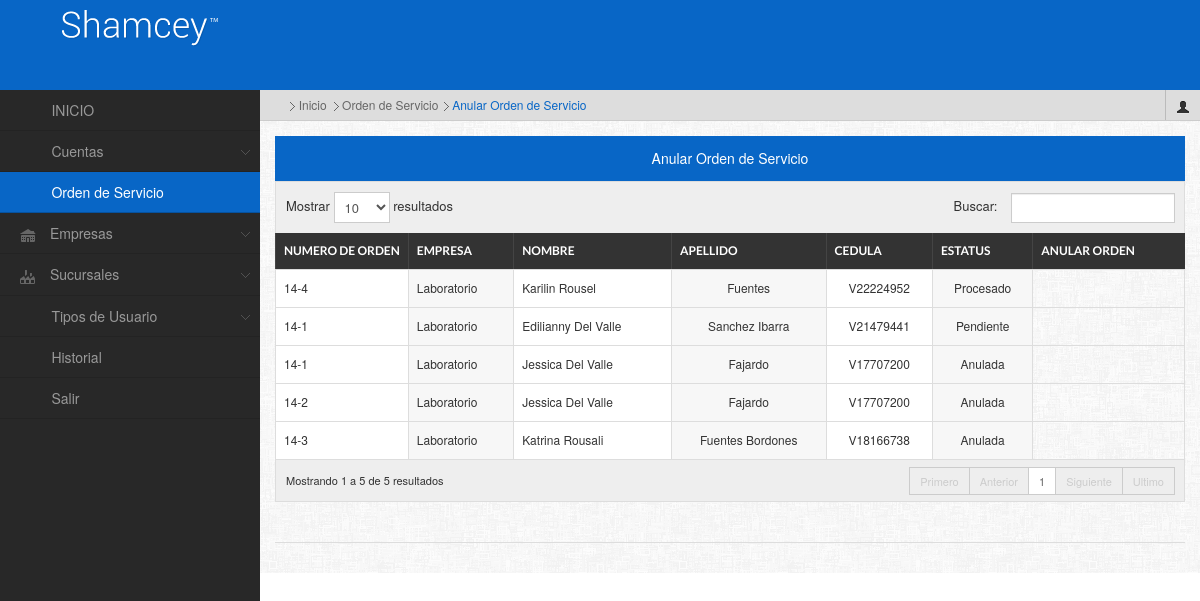
Page /admin/principal.php?accion=orden&tipo=anular on the earlier database version.
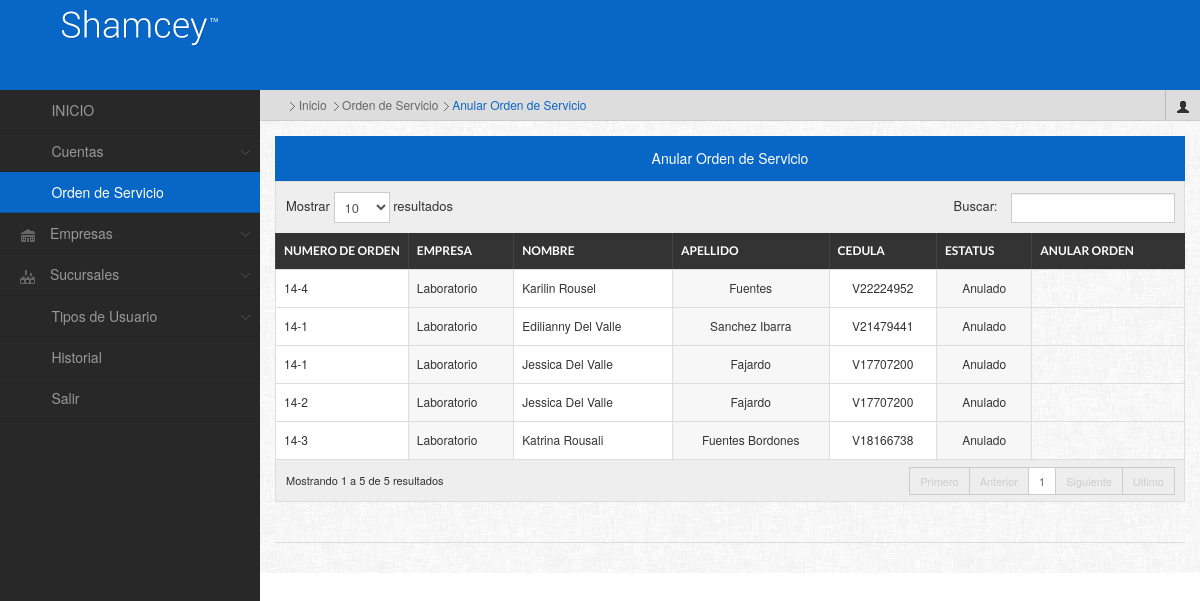
Same page on the later database version.
### tables this page shows
CREATE TABLE IF NOT EXISTS `ordenservicio` (
  `idordenservicio` int(11) NOT NULL AUTO_INCREMENT,
  `numero_orden` varchar(60) NOT NULL,
  `hora_estimada` time NOT NULL,
  `estatus` varchar(30) NOT NULL,
  `cedula_paciente` varchar(30) NOT NULL,
  `idempresa` int(11) NOT NULL,
  `idsucursal` int(11) NOT NULL,
  `idperfil` int(11) NOT NULL,
  PRIMARY KEY (`idordenservicio`),
  KEY `idempresa` (`idempresa`,`idsucursal`,`idperfil`,`cedula_paciente`),
  KEY `cedula_paciente` (`cedula_paciente`),
  KEY `idempresa_2` (`idempresa`),
  KEY `idsucursal` (`idsucursal`),
  KEY `idperfil` (`idperfil`)
);

CREATE TABLE IF NOT EXISTS `empresa` (
  `idempresa` int(11) NOT NULL AUTO_INCREMENT,
  `nombre_empresa` varchar(80) NOT NULL,
  `tipo_convenio` varchar(30) NOT NULL,
  `telefono` varchar(200) NOT NULL,
  `rif` varchar(60) NOT NULL,
  `direccion` varchar(400) NOT NULL,
  PRIMARY KEY (`idempresa`)
);

CREATE TABLE IF NOT EXISTS `paciente` (
  `idpaciente` int(11) NOT NULL AUTO_INCREMENT,
  `cedula` varchar(30) NOT NULL,
  `nombres` varchar(80) NOT NULL,
  `apellidos` varchar(80) NOT NULL,
  `fecha_nac` date NOT NULL,
  `genero` char(1) NOT NULL,
  `telefono` varchar(200) NOT NULL,
  PRIMARY KEY (`idpaciente`),
  KEY `cedula` (`cedula`)
);

### admin/ordenDeServicio.php (the view, shortened to what this page needs)
<?php
	include("conexion.php");
	$wsql = "select numero_orden,hora_estimada,estatus,cedula,empresa.idempresa,ordenservicio.idsucursal,nombres,apellidos,nombre_empresa from paciente,ordenservicio,empresa,laboratorios where paciente.cedula=ordenservicio.cedula_paciente and empresa.idempresa=ordenservicio.idempresa and ordenservicio.idsucursal = laboratorios.idsucursal";
	$result = mysql_query($wsql,$link);
?>
<script>
	function anular(e){
		confirm("¿Seguro desea anular la orden "+e+"?");
		if(confirm){
			window.location="ordenServicio.php?accion=anular&numero="+e;
		}
	}
</script>
<h4 class="widgettitle"><center>Anular Orden de Servicio</center></h4>
<table id="dyntable" class="table table-bordered responsive">
                    <colgroup>
                        <col class="con0" style="align: center; width: 4%" />
                        <col class="con1" />
                        <col class="con0" />
                        <col class="con1" />
                        <col class="con0" />
                        <col class="con1" />
                    </colgroup>
                    <thead>
                        <tr>
                            <th class="head0">Numero de Orden</th>
                            <th class="head1">Empresa</th>
                            <th class="head0">Nombre</th>
                            <th class="head1">Apellido</th>
                            <th class="head1">Cedula</th>
                            <th class="head1">Estatus</th>
                            <th class="head1">Anular Orden</th>
                        </tr>
                    </thead>
                    <tbody>
                    	<?php
							while($row = mysql_fetch_array($result)){
						?>
                    <tr class="gradeX">
                            <td><?php echo $row['numero_orden'];?></td>
                            <td><?php echo $row['nombre_empresa'];?></td>
                            <td><?php echo $row['nombres'];?></td>
                            <td class="center"><?php echo $row['apellidos'];?></td>
                            <td class="center"><?php echo $row['cedula'];?></td>
                            <td class="center"><?php echo $row['estatus'];?></td>
                          <td><center>
                         <?php
						 	if($row['estatus']!="Realizado"){
						  ?>
                          <a onclick="anular('<?php echo $row['numero_orden'];?>');" title="Modificar" style="cursor:pointer; text-decoration:none;"><span class=" iconfa-remove"></span></a></center>
                         <?php } ?>
                          </td>
                        </tr>
                        <?php } ?>
</tbody>
                </table>

Differences in the rows shown:
changed ordenservicio "Karilin Rousel": estatus "Procesado" → "Anulado"
changed ordenservicio "Edilianny Del Valle": estatus "Pendiente" → "Anulado"
changed ordenservicio (number 3 of 5 on the later page): estatus "Anulada" → "Anulado"
changed ordenservicio (number 4 of 5 on the later page): estatus "Anulada" → "Anulado"
changed ordenservicio "Katrina Rousali": estatus "Anulada" → "Anulado"
